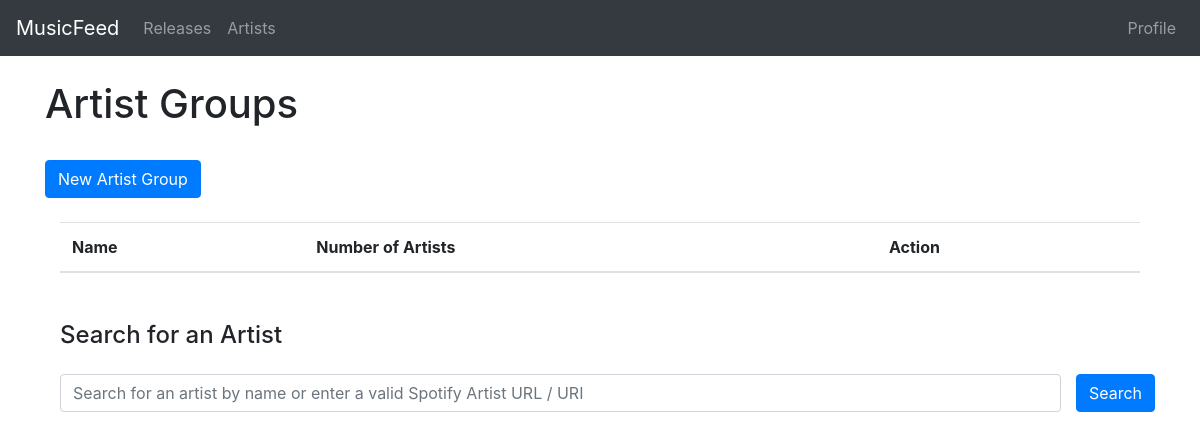
The page /artists/s/ (signed in) on the database as committed earlier.
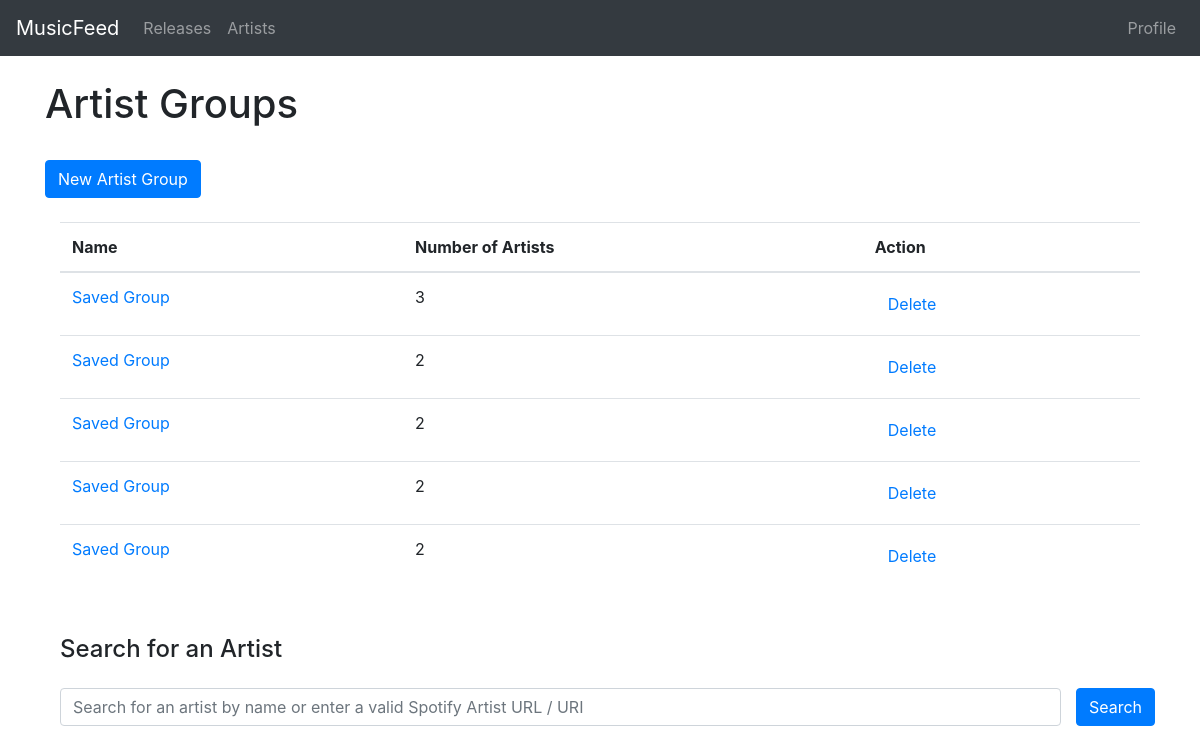
The same page on the database as committed later.
### feed/models.py (models this page shows, shortened)
class ArtistGroup(models.Model):
    name = models.CharField(max_length=50)
    artists = models.ManyToManyField(Artist)
    author = models.ForeignKey(User, on_delete=models.CASCADE)

### feed/views.py (the view)
# urls.py: path('artists/s/', views.artists, name='feed-release-search'),
@login_required
def artists(request):
    groups = request.user.artistgroup_set.all()
    form_add = AddArtistToGroupForm(user=request.user)
    form_delete_group = DeleteGroupForm()
    context = {
        'title':'Artists',
        'groups': groups,
        'form_add': form_add,
        'form_delete_group':form_delete_group,
        'artists': None
    }
    if request.method == 'POST':
        '''
        if 'save_add_artist' in request.POST:
            form_add = AddArtistToGroupForm(request.POST, user=request.user)
            context['form_add'] = form_add
            if form_add.is_valid():
                artist_data = json.loads(form_add.cleaned_data['artist_metadata'])
                artist = Artist(name=artist_data['name'], spotify_id = artist_data['id'], img_url = artist_data['images'][-1]['url'], spotify_profile_url = artist_data['external_urls']['spotify'])
                artist.save()
                selected_groups = form_add.cleaned_data['groups']
                for g in selected_groups:
                    group = groups.filter(id=g).first()
                    group.artists.add(artist)
                    artist.artist_groups.add(group)

                return redirect('feed-artists')
            else:
                print(request.POST)
                print(form_add.errors)
        '''
        if 'delete_group' in request.POST:
            form_delete_group = DeleteGroupForm(request.POST)
            context['form_delete_group'] = form_delete_group
            if form_delete_group.is_valid():
                g = form_delete_group.cleaned_data['group_id']
                group = groups.filter(id=g).first()
                ArtistGroup.delete(group)
                groups = request.user.artistgroup_set.all()
                messages.success(request, f'Group deleted!')
            else:
                print(form_delete_group.errors)
    else:
        try:
            q = request.GET.get('q')
        except:
            q = None
        if q:
            results = spotify.artist_search(q)
            context['artists'] = results
    return render(request, 'feed/artists.html', context)

### feed/forms.py (shortened to what this page needs)
class AddArtistToGroupForm(forms.Form):
    artist_metadata = forms.CharField(widget=forms.HiddenInput(), required=True)
    def __init__(self, *args, **kwargs):
        self.user = kwargs.pop('user')
        super(AddArtistToGroupForm, self).__init__(*args, **kwargs)
        artistgroups = self.user.artistgroup_set.all()
        self.fields['groups'] = forms.MultipleChoiceField(widget=forms.CheckboxSelectMultiple(), choices=[(x.id, x.name) for x in artistgroups])
        self.fields['groups'].label = "Select Groups"

class DeleteGroupForm(forms.Form):
    group_id = forms.CharField(widget=forms.HiddenInput(), required=True)

### feed/templates/feed/artists.html (shortened to what this page needs)
{% extends "feed/base.html" %}
{% load crispy_forms_tags %}
{% block content %}
    <div class="container">
        <div class="row mb-4">
            <h1>Artist Groups</h1>
        </div>
        <div class="row">
            <a class="btn btn-primary" href="{% url 'feed-new-group' %}" role="button">New Artist Group</a>
        </div>
    </div>
    <div class="container mt-4">
        <div class="artist-group-body">
            <table class="table">
                <thead>
                    <tr>
                        <th scope="col">Name</th>
                        <th scope="col">Number of Artists</th>
                        <th scope="col">Action</th>
                    </tr>
                </thead>
                <tbody>
                    {% for group in groups %}
                        <tr>
                            <td><a href="{% url 'feed-group-detail' pk=group.id %}">{{ group.name }}</a></td>
                            <td>{{ group.artists.count }}</td>
                            <td><button type="button" class="btn btn-link" id="deleteGroupButton" data-toggle="modal" data-target="#modalGroupDelete" data-group-name="{{ group.name }}" data-group-id="{{ group.id }}">Delete</button></td>
                        </tr>
                    {% endfor %}
                </tbody>
            </table>
        </div>
    </div>
    <div class="container mt-5">
        <h4>Search for an Artist</h4>
        <form method="GET" class="row my-4" action="{% url 'feed-release-search' %}" accept-charset="UTF-8">
            <div class="col">
                <input class="form-control" type="search" name="q" id="artistSearchInput" value="" placeholder="Search for an artist by name or enter a valid Spotify Artist URL / URI">
            </div>
            <div class="col-auto px-0">
                <input class="btn btn-primary" type="submit" value="Search">
            </div>
        </form>
    </div>
{% endblock content %}

Rows that differ between the two databases and show on the page:
added ArtistGroup: name "Saved Group", artists.count "3"
added ArtistGroup: name "Saved Group", artists.count "2"
added ArtistGroup: name "Saved Group", artists.count "2"
added ArtistGroup: name "Saved Group", artists.count "2"
added ArtistGroup: name "Saved Group", artists.count "2"
